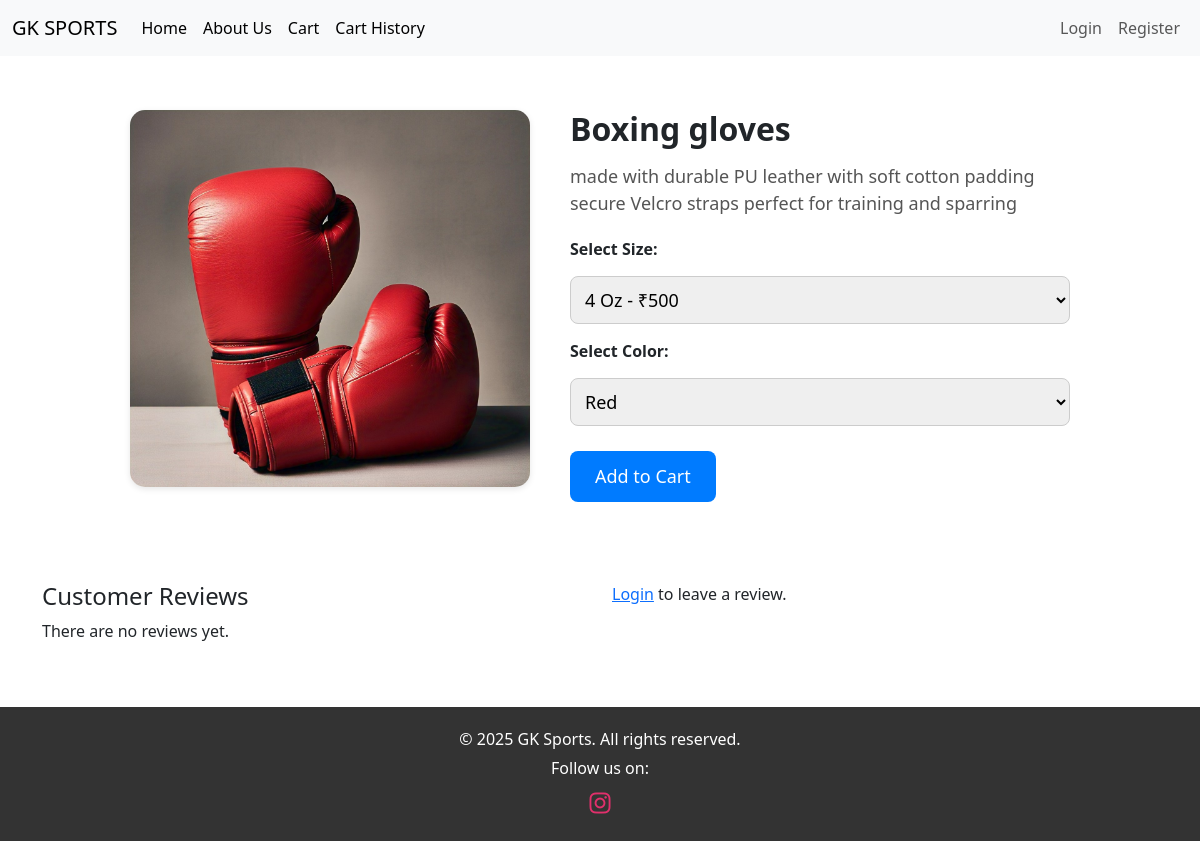
/product/1/, run on the app's committed database.
### store/models.py (models this page shows, shortened)
class Product(models.Model):
    name = models.CharField(max_length=255)
    image = models.ImageField(upload_to='products/')
    colors = models.ManyToManyField(Color)
    description = models.TextField()

### store/views.py (the view)
# urls.py: path('product/<int:product_id>/', views.product_detail, name="product_detail"),
def product_detail(request, product_id):
    product = Product.objects.prefetch_related("colors").get(id=product_id)
    reviews = Review.objects.filter(product=product).order_by('-created_at')
    if request.method == 'POST':
        form = ReviewForm(request.POST)
        if form.is_valid():
            review = form.save(commit=False)
            review.user = request.user
            review.product = product
            review.save()
            return redirect('product_detail', product_id=product_id)
    else:
        form = ReviewForm()
    return render(request, 'store/product_detail.html', {
        'product': product,
        'reviews': reviews,
        'form': form
    })

### store/forms.py
class ReviewForm(forms.ModelForm):
    class Meta:
        model = Review
        fields = ['rating', 'comment']
        widgets = {
            'rating': forms.Select(attrs={'class': 'form-control'}, choices=[(i, f"{i} Stars") for i in range(1, 6)]),
            'comment': forms.Textarea(attrs={'class': 'form-control', 'rows': 4, 'placeholder': 'Write your review...'}),
        }

### store/templates/store/product_detail.html (shortened to what this page needs)
{% extends 'store/home.html' %}
{% block content %}
<div class="product-container">
    <img src="{{ product.image.url }}" alt="{{ product.name }}" class="product-image">
    <div class="product-details">
        <h2 class="product-name">{{ product.name }}</h2>
        <p class="product-description">{{ product.description }}</p>
        <form method="POST" action="{% url 'add_to_cart' product.id %}">
            <div class="dropdown-container">
                <label for="size">Select Size:</label>
                <select name="size" id="size" required>
                    {% for size in product.sizes.all %}
                        <option value="{{ size.id }}">{{ size.size }} - ₹{{ size.price }}</option>
                    {% endfor %}
                </select>
                <label for="color">Select Color:</label>
                <select name="color" id="color">
                    {% for color in product.colors.all %}
                        <option value="{{ color.name }}">{{ color.name }}</option>
                    {% endfor %}
                </select>
            </div>
            <button type="submit" class="add-to-cart">Add to Cart</button>
        </form>
    </div>
</div>
<div class="container" style="margin-top: 50px;">
    <div class="row">
        <div class="col-md-6">
            <h4>Customer Reviews</h4>
            {% for review in reviews %}
                <div class="border p-3 mb-3 rounded">
                    <strong>{{ review.user.username }}</strong><br>
                    <span style="color: gold; font-size: 20px;">
                        {% for i in "12345"|slice:":review.rating"|make_list %}★{% endfor %}
                    </span>
                    <p class="mt-2">{{ review.comment }}</p>
                    <small class="text-muted">{{ review.created_at|date:"M d, Y" }}</small>
                    {% if request.user.is_staff %}
                        <form action="{% url 'delete_review' review.id %}" method="post" style="display:inline;">
                            {% csrf_token %}
                            <button type="submit" class="btn btn-sm btn-danger">Delete</button>
                        </form>
  {% endif %}
                </div>
            {% empty %}
                <p>There are no reviews yet.</p>
            {% endfor %}
        </div>
        <div class="col-md-6">
            {% if user.is_authenticated %}
                <h4>Leave a Review</h4>
                <form method="post" action="">
                    {% csrf_token %}
                    <div class="form-group mb-3">
                        <label>Your Rating *</label><br>
                        {{ form.rating }}
                    </div>
                    <div class="form-group mb-3">
                        <label>Your Review *</label>
                        {{ form.comment }}
                    </div>
                    <button type="submit" class="btn btn-warning">Submit</button>
                </form>
                <br>
                <br>
            {% else %}
                <p><a href="{% url 'login' %}">Login</a> to leave a review.</p>
            {% endif %}
        </div>
    </div>
</div>
{% endblock %}

### store/templates/store/product_detail.html (style rules this page uses)
.product-container { display: flex; flex-wrap: wrap; justify-content: center; align-items: flex-start; gap: 40px; padding: 30px 20px; }
.product-image { width: 100%; max-width: 400px; height: auto; border-radius: 15px; object-fit: contain; box-shadow: 0 2px 6px rgba(0, 0, 0, 0.1); }
.product-details { max-width: 500px; flex: 1; }
.product-name { font-size: 32px; font-weight: bold; margin-bottom: 15px; }
.product-description { font-size: 18px; color: #555; line-height: 1.5; margin-bottom: 20px; }
.dropdown-container { display: flex; flex-direction: column; gap: 15px; margin-top: 15px; }
.dropdown-container label { font-weight: bold; }
.dropdown-container select { padding: 10px; font-size: 18px; border-radius: 8px; border: 1px solid #ccc; width: 100%; }
.add-to-cart { margin-top: 25px; padding: 12px 25px; background-color: #007bff; color: white; border: none; border-radius: 8px; font-size: 18px; cursor: pointer; transition: 0.3s; }

### data on the page
Product: image (picture), name "Boxing gloves", description "made with durable PU leather with soft cotton padding secure Velcro straps perfect for training and sparring"

### other printed values
form field size "4 Oz - ₹500"
form field color "Red"
